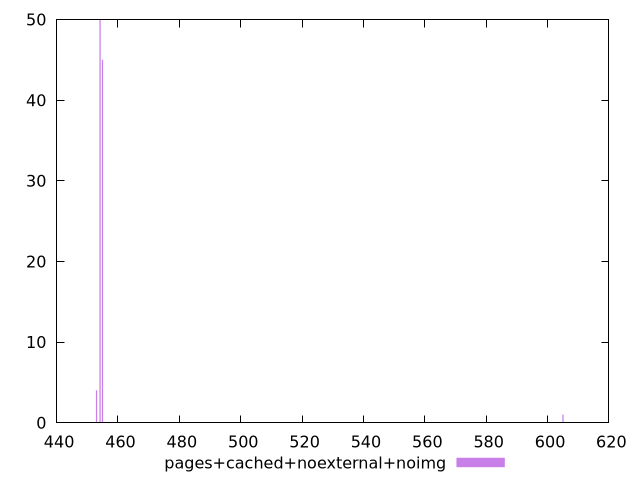

The script that saved this image:
$_pagesCachedNoexternalNoimg <<EOF
454.94272875856825 45
454.1670378314437 50
453.0035014407568 4
605.0389231571752 1
EOF
set key outside below
set terminal pngcairo
set output "report_00005_2020-11-02T22-26-11.212Z/uses-rel-preload/pages+cached+noexternal+noimg//raw_hist.png"
set yrange [0:50]
set boxwidth 0.38784546356229177
set style fill transparent solid 0.5 noborder
plot $_pagesCachedNoexternalNoimg title "pages+cached+noexternal+noimg" with boxes ,
